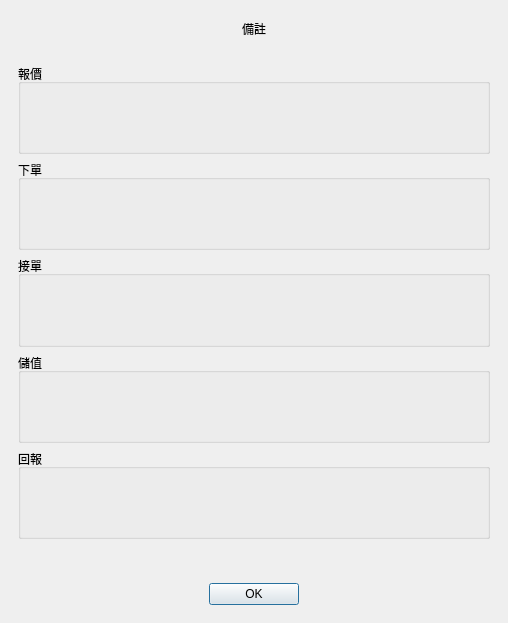
<?xml version="1.0" encoding="UTF-8"?>
<ui version="4.0">
 <class>DialogNote</class>
 <widget class="QDialog" name="DialogNote">
  <property name="geometry">
   <rect>
    <x>0</x>
    <y>0</y>
    <width>508</width>
    <height>623</height>
   </rect>
  </property>
  <property name="windowTitle">
   <string>Dialog</string>
  </property>
  <layout class="QGridLayout" name="gridLayout">
   <property name="leftMargin">
    <number>0</number>
   </property>
   <property name="topMargin">
    <number>0</number>
   </property>
   <property name="rightMargin">
    <number>0</number>
   </property>
   <property name="bottomMargin">
    <number>0</number>
   </property>
   <property name="spacing">
    <number>0</number>
   </property>
   <item row="0" column="0">
    <widget class="QWidget" name="wBg" native="true">
     <layout class="QVBoxLayout" name="verticalLayout">
      <item>
       <widget class="QWidget" name="wTop" native="true">
        <property name="minimumSize">
         <size>
          <width>0</width>
          <height>40</height>
         </size>
        </property>
        <property name="maximumSize">
         <size>
          <width>16777215</width>
          <height>40</height>
         </size>
        </property>
        <layout class="QGridLayout" name="gridLayout_3">
         <property name="topMargin">
          <number>0</number>
         </property>
         <property name="bottomMargin">
          <number>0</number>
         </property>
         <item row="0" column="0">
          <widget class="QLabel" name="label">
           <property name="text">
            <string>備註</string>
           </property>
           <property name="alignment">
            <set>Qt::AlignCenter</set>
           </property>
          </widget>
         </item>
        </layout>
       </widget>
      </item>
      <item>
       <widget class="QWidget" name="widget_2" native="true">
        <layout class="QVBoxLayout" name="verticalLayout_2">
         <item>
          <widget class="QGroupBox" name="groupBox0">
           <property name="title">
            <string>報價</string>
           </property>
           <layout class="QGridLayout" name="gridLayout_4">
            <item row="0" column="0">
             <widget class="QLabel" name="lb0">
              <property name="text">
               <string/>
              </property>
             </widget>
            </item>
           </layout>
          </widget>
         </item>
         <item>
          <widget class="QGroupBox" name="groupBox1">
           <property name="title">
            <string>下單</string>
           </property>
           <layout class="QGridLayout" name="gridLayout_5">
            <item row="0" column="0">
             <widget class="QLabel" name="lb1">
              <property name="text">
               <string/>
              </property>
             </widget>
            </item>
           </layout>
          </widget>
         </item>
         <item>
          <widget class="QGroupBox" name="groupBox2">
           <property name="title">
            <string>接單</string>
           </property>
           <layout class="QGridLayout" name="gridLayout_6">
            <item row="0" column="0">
             <widget class="QLabel" name="lb2">
              <property name="text">
               <string/>
              </property>
             </widget>
            </item>
           </layout>
          </widget>
         </item>
         <item>
          <widget class="QGroupBox" name="groupBox3">
           <property name="title">
            <string>儲值</string>
           </property>
           <layout class="QGridLayout" name="gridLayout_7">
            <item row="0" column="0">
             <widget class="QLabel" name="lb3">
              <property name="text">
               <string/>
              </property>
             </widget>
            </item>
           </layout>
          </widget>
         </item>
         <item>
          <widget class="QGroupBox" name="groupBox4">
           <property name="title">
            <string>回報</string>
           </property>
           <layout class="QGridLayout" name="gridLayout_8">
            <item row="0" column="0">
             <widget class="QLabel" name="lb4">
              <property name="text">
               <string/>
              </property>
             </widget>
            </item>
           </layout>
          </widget>
         </item>
         <item>
          <widget class="QLabel" name="lbCheckUser">
           <property name="sizePolicy">
            <sizepolicy hsizetype="Preferred" vsizetype="Fixed">
             <horstretch>0</horstretch>
             <verstretch>0</verstretch>
            </sizepolicy>
           </property>
           <property name="text">
            <string/>
           </property>
           <property name="alignment">
            <set>Qt::AlignLeading|Qt::AlignLeft|Qt::AlignVCenter</set>
           </property>
          </widget>
         </item>
        </layout>
       </widget>
      </item>
      <item>
       <widget class="QWidget" name="wBottom" native="true">
        <property name="minimumSize">
         <size>
          <width>0</width>
          <height>40</height>
         </size>
        </property>
        <property name="maximumSize">
         <size>
          <width>16777215</width>
          <height>40</height>
         </size>
        </property>
        <layout class="QGridLayout" name="gridLayout_2">
         <property name="topMargin">
          <number>0</number>
         </property>
         <property name="bottomMargin">
          <number>0</number>
         </property>
         <item row="0" column="0">
          <widget class="QPushButton" name="btnOk">
           <property name="minimumSize">
            <size>
             <width>90</width>
             <height>0</height>
            </size>
           </property>
           <property name="maximumSize">
            <size>
             <width>90</width>
             <height>16777215</height>
            </size>
           </property>
           <property name="text">
            <string>OK</string>
           </property>
          </widget>
         </item>
        </layout>
       </widget>
      </item>
     </layout>
    </widget>
   </item>
  </layout>
 </widget>
 <resources/>
 <connections/>
</ui>
